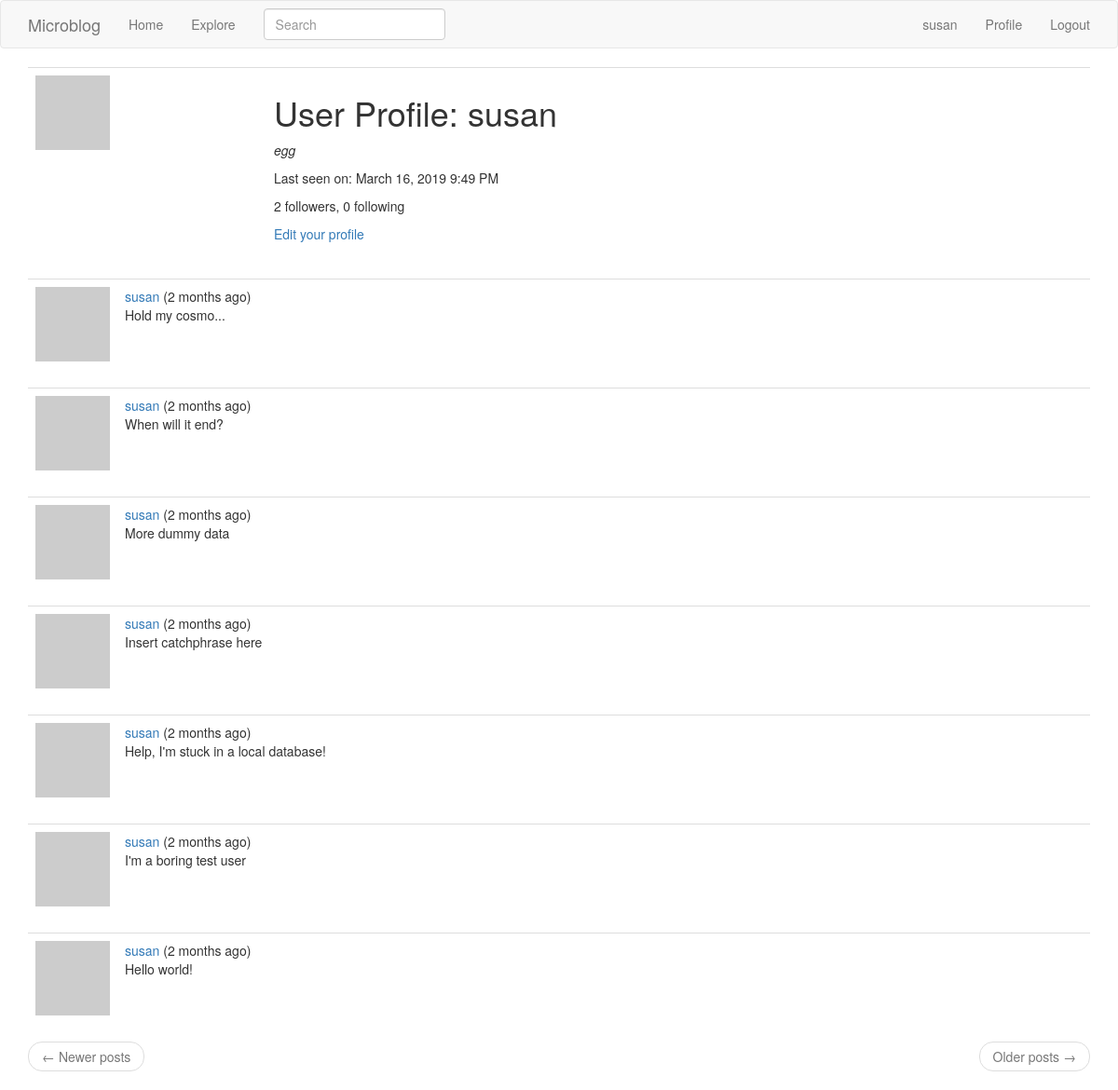
Page /user/susan (signed in) on the committed database.
### app/models.py (models this page shows, shortened)
class User(UserMixin, db.Model):
    id = db.Column(db.Integer, primary_key=True)
    username = db.Column(db.String(32), index=True, unique=True)
    email = db.Column(db.String(128), index=True, unique=True)
    password_hash = db.Column(db.String(128))
    posts = db.relationship('Post', backref='author', lazy='dynamic')
    about_me = db.Column(db.String(140))
    last_seen = db.Column(db.DateTime, default=datetime.utcnow)
    followed = db.relationship(
        'User', secondary=followers,
        primaryjoin=(followers.c.follower_id == id),  # the 'c' attribute of any table contains its columns
        secondaryjoin=(followers.c.followed_id == id),
        backref=db.backref('followers', lazy='dynamic'),
        lazy='dynamic')
    def avatar(self, size):
        digest = md5(self.email.lower().encode('utf-8')).hexdigest()  # returns a string hex code
        return 'https://www.gravatar.com/avatar/{}?s={}&d=identicon'.format(digest, size)

class SearchableMixin(object):
    @classmethod
    def before_commit(cls, session):
        session._changes = {
            'add': [obj for obj in session.new if isinstance(obj, cls)],
            'update': [obj for obj in session.dirty if isinstance(obj, cls)],
            'delete': [obj for obj in session.deleted if isinstance(obj, cls)],
            }
    @classmethod
    def after_commit(cls, session):
        for obj in session._changes['add']:
            if isinstance(obj, SearchableMixin):
                add_to_index(obj.__tablename__, obj)
        for obj in session._changes['update']:
            if isinstance(obj, SearchableMixin):
                add_to_index(obj.__tablename__, obj)
        for obj in session._changes['delete']:
            if isinstance(obj, SearchableMixin):
                remove_from_index(obj.__tablename__, obj)
        session._changes = None

class Post(SearchableMixin, db.Model):
    __searchable__ = ['body']
    id = db.Column(db.Integer, primary_key=True)
    body = db.Column(db.String(140))
    timestamp = db.Column(db.DateTime, index=True, default=datetime.utcnow)
    user_id = db.Column(db.Integer, db.ForeignKey('user.id'))
    language = db.Column(db.String(5))

### app/main/routes.py (the view)
@bp.route('/user/<username>')
@login_required
def user(username):
    user = User.query.filter_by(username=username).first_or_404()  # if user isn't found, return a 404 error
    page = request.args.get('page', 1, type=int)
    posts = user.posts.order_by(Post.timestamp.desc()).paginate(page, current_app.config['POSTS_PER_PAGE'], False)
    next_url = url_for('main.user', username=user.username, page=posts.next_num) if posts.has_next else None
    prev_url = url_for('main.user', username=user.username, page=posts.prev_num) if posts.has_prev else None
    return render_template('user.html', user=user, posts=posts.items, next_url=next_url, prev_url=prev_url)

### app/main/forms.py
class SearchForm(FlaskForm):
    q = StringField(_l('Search'), validators=[DataRequired()])
    def __init__(self, *args, **kwargs):
        if 'formdata' not in kwargs:
            kwargs['formdata'] = request.args
        if 'csrf_enabled' not in kwargs:
            kwargs['csrf_enabled'] = False
        super(SearchForm, self).__init__(*args, **kwargs)

### app/main/routes.py (called while the page is built)
@bp.before_app_request
def before_request():
    if current_user.is_authenticated:
        current_user.last_seen = datetime.utcnow()
        db.session.commit()
        g.search_form = SearchForm()
    g.locale = str(get_locale())
    if current_app.elasticsearch:  # is elasticsearch running/enabled?
        if len(current_app.elasticsearch.indices.get_alias().keys()) < 1:
            Post.reindex()

### app/models.py (called while the page is built)
@login.user_loader
def load_user(id):
    return User.query.get(int(id))

### app/templates/user.html
{% extends "base.html" %}
{% block app_content %}
    <table class="table table-hover" id="user_profile_header">
        <tr>
            <td width="256px"><img src="{{ user.avatar(200) }}"></td>
            <td>
                <h1>{{ _('User Profile') }}: {{ user.username }}</h1>
                {% if user.about_me %}
                    <p>
                        <i>{{ user.about_me }}</i>
                    </p>
                {% endif %}
                {% if user.last_seen %}
                    <p>{{ _('Last seen on:') }} {{ moment(user.last_seen).format('LLL') }}</p>
                {% endif %}
                <p>
                    {{ _('%(count)d followers', count=user.followers.count()) }},
                    {{ _('%(count)d following', count=user.followed.count()) }}
                </p>
                {% if user == current_user %}
                    <p><a href="{{ url_for('main.edit_profile') }}">{{ _('Edit your profile') }}</a></p>
                {% elif not current_user.is_following(user) %}
                    <p><a href="{{ url_for('main.follow', username=user.username) }}">{{ _('Follow') }}</a></p>
                {% else %}
                    <p><a href="{{ url_for('main.unfollow', username=user.username) }}">{{ _('Unfollow') }}</a></p>
                {% endif %}
            </td>
        </tr>
    </table>
    {% for post in posts %}
        {% include '_post.html' %}
    {% endfor %}
    <nav aria-label="...">
        <ul class="pager">
            <li class="previous{% if not prev_url %} disabled{% endif %}">
                <a href="{{ prev_url or '#' }}">
                    <span aria-hidden="true">&larr;</span> {{ _('Newer posts') }}
                </a>
            </li>
            <li class="next{% if not next_url %} disabled{% endif %}">
                <a href="{{ next_url or '#' }}">
                    {{ _('Older posts') }} <span aria-hidden="true">&rarr;</span>
                </a>
            </li>
        </ul>
    </nav>
{% endblock %}

### app/templates/base.html (shortened to what this page needs)
{% extends 'bootstrap/base.html' %}
{% block navbar %}
    <nav class="navbar fixed-top navbar-default">
        <div class="container">
            <a class="navbar-brand" href="{{ url_for('main.index') }}">Microblog</a>
            <ul class="nav navbar-nav">
                <li><a href="{{ url_for('main.index') }}">{{ _('Home') }}</a></li>
                <li><a href="{{ url_for('main.explore') }}">{{ _('Explore') }}</a></li>
            </ul>
            {% if g.search_form %}
                <form class="navbar-form navbar-left" method="GET" action="{{ url_for('main.search') }}">
                    <div class="form-group">
                        {{ g.search_form.q(size=20, class='form-control', id='searchbox', placeholder=g.search_form.q.label.text) }}
                    </div>
                </form>
            {% endif %}
            <ul class="nav navbar-nav navbar-right">
                {% if current_user.is_anonymous %}
                    <li><a href="{{ url_for('auth.login') }}">{{ _('Login') }}</a></li>
                {% else %}
                    <li><a href="{{ url_for('main.user', username=current_user.username) }}">{{ current_user.username }}</a></li>
                    <li><a href="{{ url_for('main.user', username=current_user.username) }}">{{ _('Profile') }}</a></li>
                    <li><a href="{{ url_for('auth.logout') }}">{{ _('Logout') }}</a></li>
                {% endif %}
            </ul>
        </div>
    </nav>
{% endblock %}
{% block content %}
    <div class="container">
        {% block app_content %}{% endblock %}
    </div>
{% endblock %}

### app/templates/_post.html (shortened to what this page needs)
<table class="table table-hover">
    <tr>
        <td width="70px">
            <a href="{{ url_for('main.user', username=post.author.username) }}">
                <img src="{{ post.author.avatar(70) }}" />
            </a>
        </td>
        <td>
            {{ _('%(username)s (%(when)s)', username=user_link, when=moment(post.timestamp).fromNow()) }}
            <br>
            <span id="post{{ post.id }}">{{ post.body }}</span>
        </td>
    </tr>
</table>

### rows in the picture
User: username "susan", about_me "egg", last_seen "March 16, 2019 9:49 PM"
Post: body "Hold my cosmo..."
Post: body "When will it end?"
Post: body "More dummy data"
Post: body "Insert catchphrase here"
Post: body "Help, I'm stuck in a local database!"
Post: body "I'm a boring test user"
Post: body "Hello world!"
